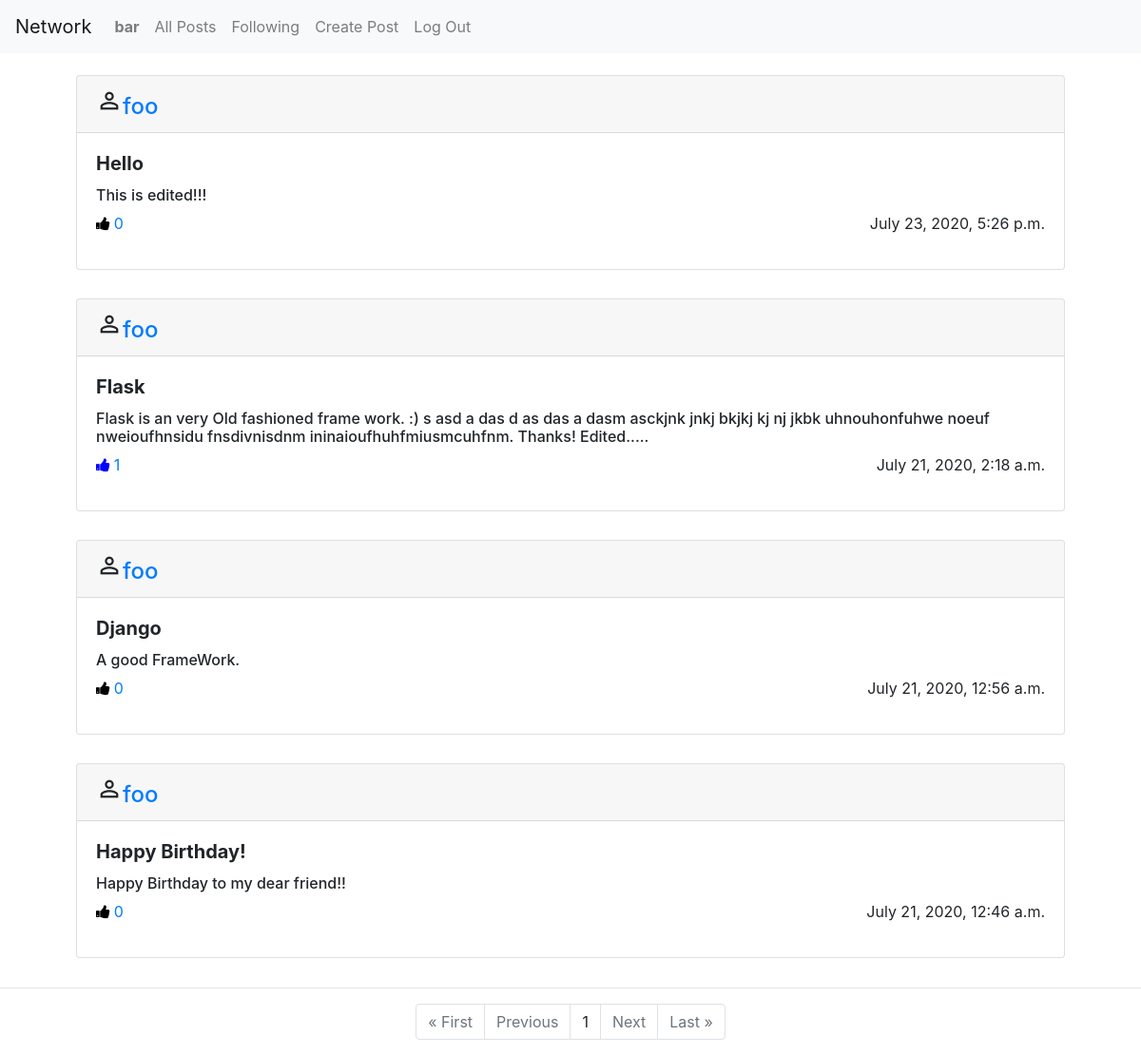
The app's page /following (signed in) with its own data.
### network/models.py (models this page shows, shortened)
class User(AbstractUser):
    pass

class Post(models.Model):
    user = models.ForeignKey(User,on_delete = models.CASCADE,related_name="creator")
    title = models.CharField(max_length = 500)
    post = models.TextField()
    liked = models.ManyToManyField(User,blank = True, default = None,related_name="likers")
    time = models.DateTimeField(default = datetime.now())

### network/views.py (the view)
# urls.py: path("following" , views.following , name= "following")
def following(request):
    follo = Profile.objects.filter(follower = request.user)
    if not follo:
        return render(request,"network/following.html",{"message": "You have no followers!"})
    posts = Post.objects.all().order_by('-time')
    allposts = []
    for post in posts:
        for fol in follo:
            if fol.following == post.user:
                allposts.append(post)
    p = Paginator(allposts, 10)
    pnumber = request.GET.get('page')
    obj = p.get_page(pnumber)
    return render(request,"network/following.html",{"obj":obj})

### network/templates/network/following.html (shortened to what this page needs)
{% extends "network/layout.html" %}
{% block body %}
<div id="all-posts">
{% if obj %}
        {% for post in obj %}
        <div class="col d-flex justify-content-center">
        <div class="card" style="width: 65rem; margin: 15px 0px;">
        <h4 class="card-header"><span class="material-icons" style="font-size:28px;">perm_identity</span><a href="/profile/{{post.user.username}}">{{post.user.username}}</a></h4>
          <div class="card-body" style="border: 3px;">
                <h5 class="card-title"><strong>{{post.title}}</strong></h5>
                <h6 class="card-text">{{post.post}}</h6>
              {% if request.user in post.liked.all %}
                 <a class="like" href="#" data-catid="{{ post.id }}" id="{{post.id}}" data-total="{{post.liked.all.count}}"  data-value="Unlike" value="submit"><i class="fa fa-thumbs-up" id="heart{{post.id}}" style="margin-right: 4px; color:blue;"></i><span id="liked{{post.id}}">{{post.liked.all.count}}</span></a>
              {% else %}
                <a class="like" href="#" data-catid="{{ post.id }}" id="{{post.id}}" data-total="{{post.liked.all.count}}"  data-value="Like" value="submit"><i class="fa fa-thumbs-up" id="heart{{post.id}}" style="margin-right: 4px; color:black;"></i><span id="liked{{post.id}}">{{post.liked.all.count}}</span></a>
              {% endif %}
              <p class="time" style="float:right;">{{post.time}}</p>
          </div>
        </div>
        </div>
        {% endfor %}
      </div>
      <hr>
         <div class="container">
           <ul class="pagination justify-content-center">
         {% if obj.has_previous %}
           <li class="page-item"><a href="?page=1" class="page-link">&laquo; First</a></li>
           <li class="page-item"><a href="?page={{ obj.previous_page_number }}" class="page-link">Previous</a></li>
         {% else %}
           <li class="page-item disabled"><a class="page-link">&laquo; First</a></li>
           <li class="page-item disabled"><a class="page-link">Previous</a></li>
         {% endif %}
           <li class="page-item"><a class="page-link">{{ obj.number }}</a></li>
          {% if obj.has_next %}
             <li class="page-item"><a href="?page={{ obj.next_page_number }}" class="page-link">Next</a></li>
             <li class="page-item"><a href="?page={{ obj.paginator.num_pages }}" class="page-link">Last &raquo;</a></li>
        {% else %}
             <li class="page-item disabled"><a class="page-link">Next</a></li>
             <li class="page-item disabled"><a class="page-link">Last &raquo;</a></li>
       {% endif %}
             </ul>
         </div>
{% endif %}
{% endblock %}

### network/templates/network/layout.html (shortened to what this page needs)
{% load static %}
<!DOCTYPE html>
<html lang="en">
    <head>
        <link rel="stylesheet" href="https://stackpath.bootstrapcdn.com/bootstrap/4.4.1/css/bootstrap.min.css">
        <link href="{% static 'network/styles.css' %}" rel="stylesheet">
        <link rel="stylesheet" href="https://cdnjs.cloudflare.com/ajax/libs/font-awesome/4.7.0/css/font-awesome.min.css">
    </head>
    <body>
        <nav class="navbar navbar-expand-lg navbar-light bg-light">
            <a class="navbar-brand" href="{% url 'index' %}">Network</a>
            <div>
              <ul class="navbar-nav mr-auto">
                {% if user.is_authenticated %}
                    <li class="nav-item">
                        <a class="nav-link" href="/profile/{{user.username}}"><strong>{{ user.username }}</strong></a>
                    </li>
                {% endif %}
                <li class="nav-item">
                  <a class="nav-link" href="{% url 'index' %}">All Posts</a>
                </li>
                {% if user.is_authenticated %}
                    <li class="nav-item">
                        <a class="nav-link" href="/following">Following</a>
                    </li>
                    <li class="nav-item">
                        <a class="nav-link" onclick="createPost();" href="javascript:void(0);">Create Post</a>
                    </li>
                    <li class="nav-item">
                        <a class="nav-link" href="{% url 'logout' %}">Log Out</a>
                    </li>
                {% endif %}
              </ul>
            </div>
          </nav>
        <div class="body">
            {% block body %}
            {% endblock %}
        </div>
    </body>
</html>

### network/static/network/styles.css (style rules this page uses)
span { cursor: pointer; }

### records on screen
User: username "bar"
Post: user.username "foo", title "Hello", post "This is edited!!!", liked.all.count "0", time "July 23, 2020, 5:26 p.m."
Post: user.username "foo", title "Flask", post "Flask is an very Old fashioned frame work. :) s asd a das d as das a dasm asckjnk jnkj bkjkj kj nj jkbk uhnouhonfuhwe noeuf nweioufhnsidu fnsdivnisdnm ininaioufhuhfmiusmcuhfnm. Thanks! Edited.....", liked.all.count "1", time "July 21, 2020, 2:18 a.m."
Post: user.username "foo", title "Django", post "A good FrameWork.", liked.all.count "0", time "July 21, 2020, 12:56 a.m."
Post: user.username "foo", title "Happy Birthday!", post "Happy Birthday to my dear friend!!", liked.all.count "0", time "July 21, 2020, 12:46 a.m."

### other values on screen
{{ obj.number }} "1"
